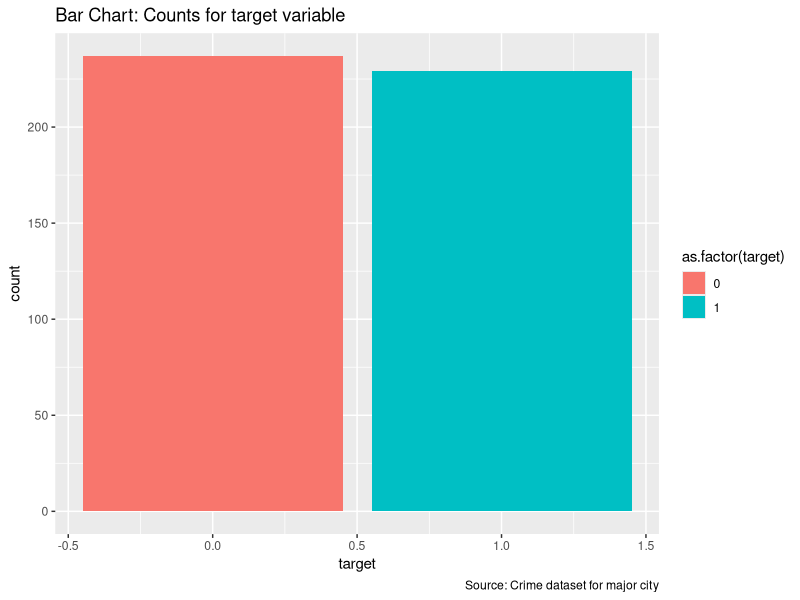
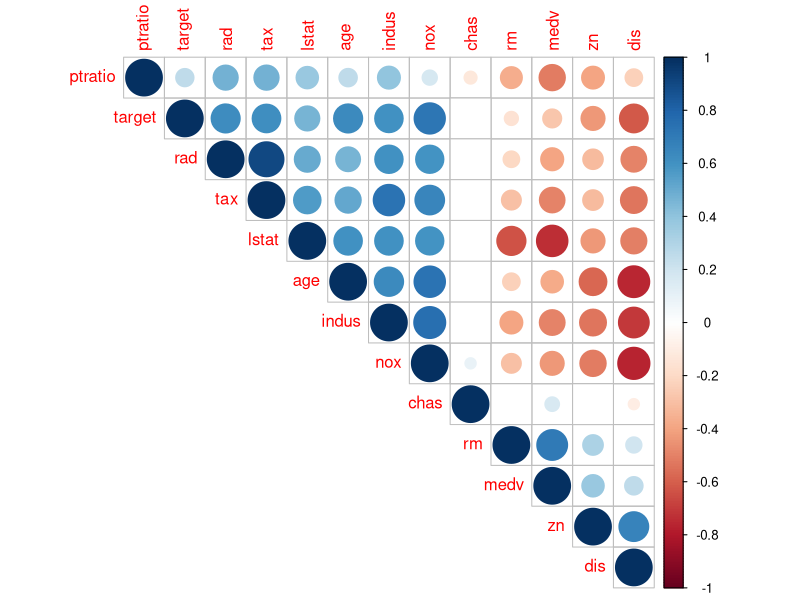

The R script that drew these images, in order: (Note: this script raises an error after producing the figures.)
## ---- chunk 1
knitr::opts_chunk$set(echo = TRUE)

library(dplyr)
library(ggplot2)
library(corrplot)
library(Hmisc)
library(ROCR)
## ---- chunk 2
# Set working directory and load the training data
setwd("D:/MSDS/Data621_Group4/HW-3/Data/")
train.df = read.csv("./crime-training-data_modified.csv")
## ---- chunk 3
head(train.df)
print(paste("Number of columns = ", ncol(train.df)))
print(paste("Number of rows = ", nrow(train.df)))
## ---- chunk 4
str(train.df)

## ---- chunk 5
miss.cols = apply(train.df, 2, function(x) any(is.na(x)))
print(paste("Number of columns with missing values = ", length(colnames(miss.cols))))
## ---- chunk 6

ggplot(train.df, aes(target, fill = as.factor(target))) +
  geom_bar() +
  labs(title="Bar Chart: Counts for target variable", 
       caption="Source: Crime dataset for major city") 
## ---- chunk 7
  res2<-rcorr(as.matrix(train.df))
  corrplot(res2$r, type="upper", order="hclust", 
         p.mat = res2$P, sig.level = 0.05, insig = "blank")
## ---- chunk 8
ggplot(train.df, aes(x = dis, y=age, color=as.factor(target))) +
geom_point()
## ---- chunk 9
ggplot(train.df, aes(x = dis, y=indus, color=as.factor(target))) +
geom_point()
## ---- chunk 10
ggplot(train.df, aes(x = dis, y=nox, color=as.factor(target))) +
geom_point()
## ---- chunk 11
train.df$intterm =  ((train.df$dis / (train.df$nox * train.df$indus)) + train.df$age) ^ 0.5
## ---- chunk 12
ggplot(train.df, aes(x = seq(1:nrow(train.df)), y=intterm, color=as.factor(target))) +
geom_point()
## ---- chunk 13
train.df$radtrans = round(log(1+train.df$rad))

ggplot(train.df, aes(x=radtrans, fill=as.factor(target)))+
geom_bar()
## ---- chunk 14
ggplot(train.df, aes(x = seq(1:nrow(train.df)), y=radtrans, color=as.factor(target))) +
geom_point()
## ---- chunk 15
train.df$taxtrans = round(log(1+train.df$tax))

ggplot(train.df, aes(x=taxtrans, fill=as.factor(target)))+
geom_bar()

## ---- chunk 16
ggplot(train.df, aes(x = seq(1:nrow(train.df)), y=taxtrans, color=as.factor(target))) +
geom_point()
## ---- chunk 17
train.df$lstattrans = round(log(train.df$lstat))

ggplot(train.df, aes(x=lstattrans, fill=as.factor(target)))+
geom_bar()

## ---- chunk 18
ggplot(train.df, aes(x = seq(1:nrow(train.df)), y=lstattrans, color=as.factor(target))) +
geom_point()
## ---- chunk 19
train.df$zntrans = round(log(1+train.df$zn^0.5))

ggplot(train.df, aes(x=zntrans, fill=as.factor(target)))+
geom_bar()

## ---- chunk 20
ggplot(train.df, aes(x = seq(1:nrow(train.df)), y=zntrans, color=as.factor(target))) +
geom_point()
## ---- chunk 21

cross.validation <- function(K, model.formula, LCdata) {
  auclist = NULL
  accuracylist = NULL
  recalllist = NULL
  precisionlist = NULL
  fold.size <- nrow(LCdata) / K
  
  for(k in 1:K){
    
    
    testing.index <- (k-1)*fold.size + 1:fold.size
    
    training <- LCdata[-testing.index,]
    testing.org <- LCdata[testing.index,]
    testing = testing.org[1:nrow(testing.org), names(testing.org)[names(testing.org) != 'target']]
    
    model <- glm(formula = model.formula,
                 family = "binomial", data = training)
    predicted <- predict(model, newdata = testing,type="response")
    pred <- prediction(predicted, testing.org$target)
    ind = which.max(round(slot(pred, 'cutoffs')[[1]],1) == 0.5)
    perf <- performance(pred, measure = "tpr", x.measure = "fpr")
    
    auc.tmp <- performance(pred,"auc");
    auc <- as.numeric(auc.tmp@y.values)
    auclist[k] = auc

    acc.perf = performance(pred, measure = "acc")
    acc = slot(acc.perf, "y.values")[[1]][ind]
    accuracylist[k] = acc
    
    prec.perf = performance(pred, measure = "prec")
    prec = slot(prec.perf, "y.values")[[1]][ind]
    precisionlist[k] = prec
    
    recall.perf = performance(pred, measure = "tpr")
    recall = slot(recall.perf, "y.values")[[1]][ind]
    recalllist[k] = recall
    
    
    
  }
  return(list("AUC" = mean(auclist), "Accuracy" = mean(accuracylist),  "Recall" = mean(recalllist), "Precision" = mean(precisionlist)))
}

df.metrix <<- NULL
print.model.matrix = function(model.name, matrixobj)
{
  
  print(paste("Printing Metrix for model: ", model.name))
  for(i in 1 : length(matrixobj))
  {
    df = data.frame("Model" = model.name, "Metrix"=names(matrixobj)[[i]], "Value" = matrixobj[[i]])
    df.metrix <<- rbind(df, df.metrix)
    print(paste(names(matrixobj)[[i]], ":", matrixobj[[i]]))
  }
  
}

## ---- chunk 22
model.metrix = cross.validation(5, "target~ rad+tax+lstat+age+indus+nox+zn+dis", train.df)
print.model.matrix("Base Model", model.metrix)

## ---- chunk 23
model.metrix = cross.validation(5, "target~ rad+tax+lstat+age+indus+nox+zn+dis + intterm", train.df)
print.model.matrix("Model with interaction term", model.metrix)

## ---- chunk 24
model.metrix = cross.validation(5, "target~ rad+tax+lstat+age+indus+nox+zn+dis + intterm + radtrans + taxtrans", train.df)
print.model.matrix("Model with transformed variable term", model.metrix)

## ---- chunk 25
ggplot(df.metrix, aes(x = Model, y=Value, fill=Metrix)) +
  geom_bar(stat='identity', position=position_dodge()) +
  labs(title="Bar Chart : Model performance evaluation", 
            caption="Source: Crime Rate dataset of a major city") +
  coord_flip()

## ---- chunk 26
training = train.df
testing = read.csv("./Data/crime-evaluation-data_modified.csv", stringsAsFactors = FALSE)
testing$intterm =  ((testing$dis / (testing$nox * testing$indus)) + testing$age) ^ 0.5

testing$radtrans = round(log(1+testing$rad))
testing$taxtrans = round(log(1+testing$tax))

model.formula = "target~ rad+tax+lstat+age+indus+nox+zn+dis + intterm + radtrans + taxtrans"


model <- glm(formula = model.formula,
             family = "binomial", data = training)
predicted <- predict(model, newdata = testing,type="response")
lables = ifelse(predicted > 0.5, 1, 0)

testing$targetproba = round(predicted,1)
testing$target = lables
testing = data.frame(testing)
write.table(testing, "./PredictedOutcome.csv", row.names = FALSE, sep=",")
